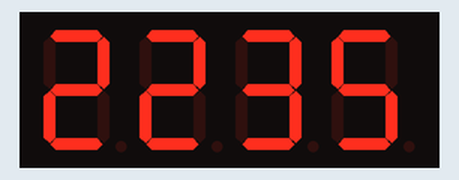
A sketch run on a simulated Arduino Uno, built with avr-gcc and run on an emulated ATmega328P. Parts: 4-digit seven-segment display.

Above: at 0.1 s.
At 120.1 s:
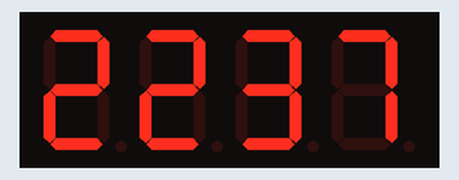

The sketch:

sketch_apr08a.ino
```cpp
#include "SevSeg.h"
SevSeg sevseg;

const unsigned long period = 1000; //one second
const unsigned long led_period = 500; //LED blink millisecond
unsigned long startMillis;
unsigned long led_startMillis;
unsigned long currentMillis;
unsigned long led_currentMillis;
const int hrs_btn = A0;
const int min_btn = A1;
const int ledPin = A2;
int Hrs = 22;
int Min = 35;
int Sec = 0;
int Time;
int ledState = LOW;

void setup(){
  byte numDigits = 4;
  byte digitPins[] = {10, 11, 12, 13};
  byte segmentPins[] = {9, 2, 3, 5, 6, 8, 7, 4};

  bool resistorsOnSegments = true;
  bool updateWithDelaysIn = true;
  byte hardwareConfig = COMMON_CATHODE;
  sevseg.begin(hardwareConfig, numDigits, digitPins, segmentPins, resistorsOnSegments);
  sevseg.setBrightness(90);
}

void loop(){

 currentMillis = millis();
  if (currentMillis - startMillis >= period)
  {
    Sec = Sec + 1;
    startMillis = currentMillis;
  }

  if (Sec == 60)
  {
    Sec = 0;
    Min = Min + 1;
  }
  if (Min == 60)
  {
    Min = 0;
    Hrs = Hrs + 1;
  }
  if (Hrs == 13)
  {
    Hrs = 1;
  }
  Time = Hrs * 100 + Min;
  sevseg.setNumber(Time);
  sevseg.refreshDisplay();

}

void wait() {

}
```
